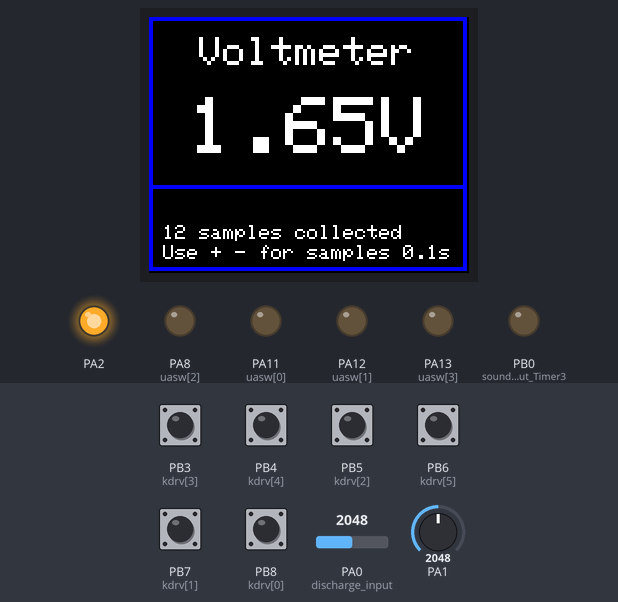
The sketch below on a simulated STM32 Blue Pill. Parts: 160×128 colour display, output pins drawn as LEDs (lit = HIGH). Inputs (shaded band) come from the test bench; at power-on: PB3 (kdrv[3]), PB4 (kdrv[4]), PB5 (kdrv[2]), PB6 (kdrv[5]), PB7 (kdrv[1]), PB8 (kdrv[0]) HIGH, PA0 (discharge_input) = 2048, PA1 = 2048.

Above: at 1.37 s.
1.4 s: PB5 (kdrv[2]) pulled LOW for 0.15 s
At 2.2 s:
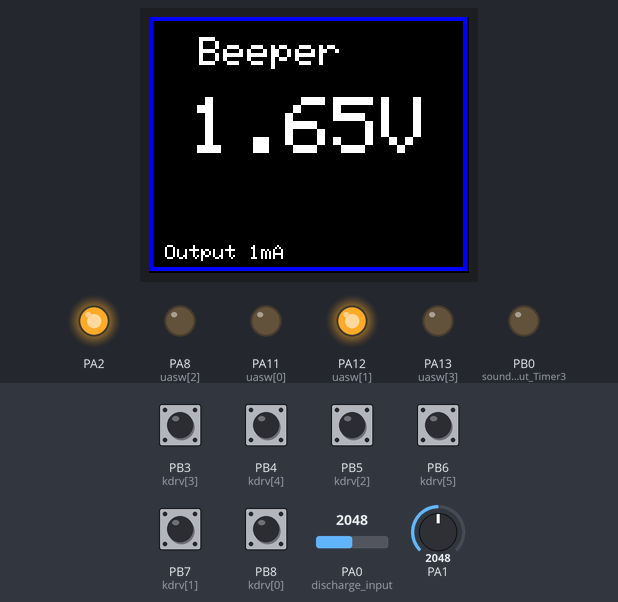
3.0 s: PB7 (kdrv[1]) pulled LOW for 0.15 s
At 3.25 s:
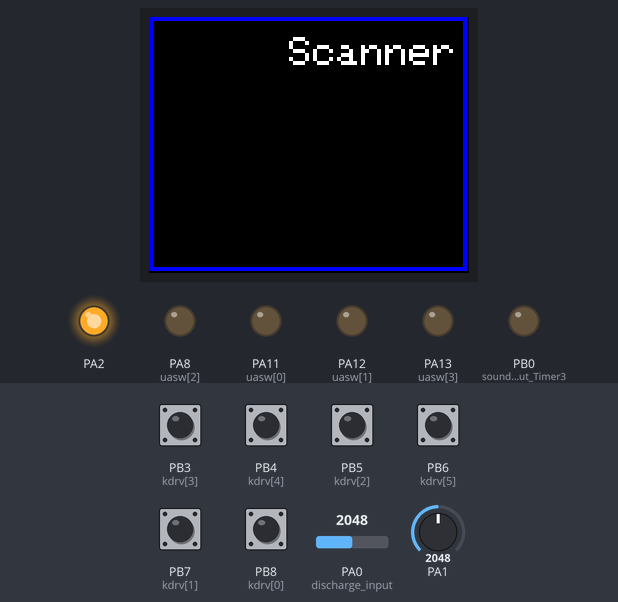
3.7 s: PB8 (kdrv[0]) pulled LOW for 0.15 s
At 4.8 s:
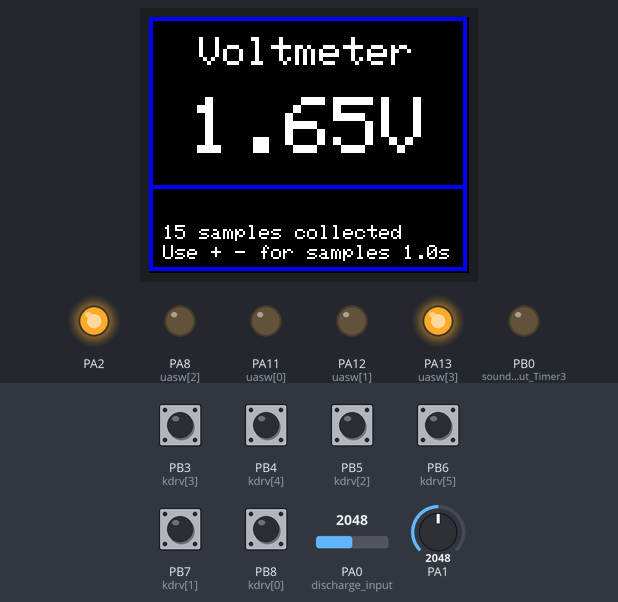
6.5 s: PB3 (kdrv[3]) pulled LOW for 0.15 s
At 7.6 s:
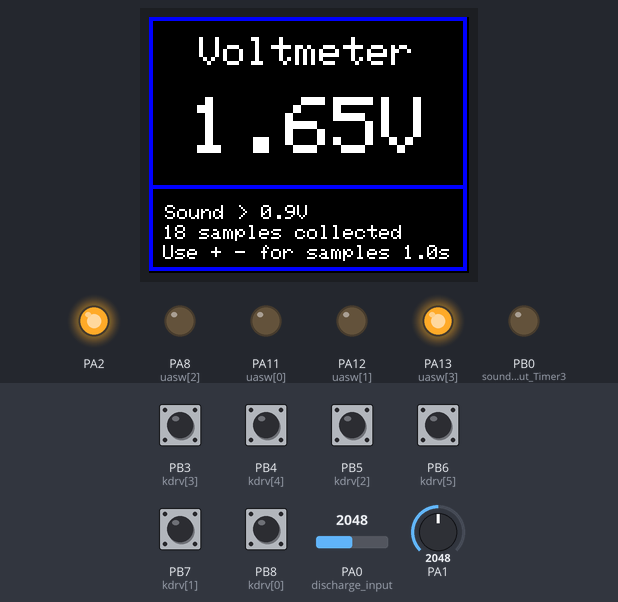
9.6 s: PB4 (kdrv[4]) pulled LOW for 0.15 s
At 10.4 s:
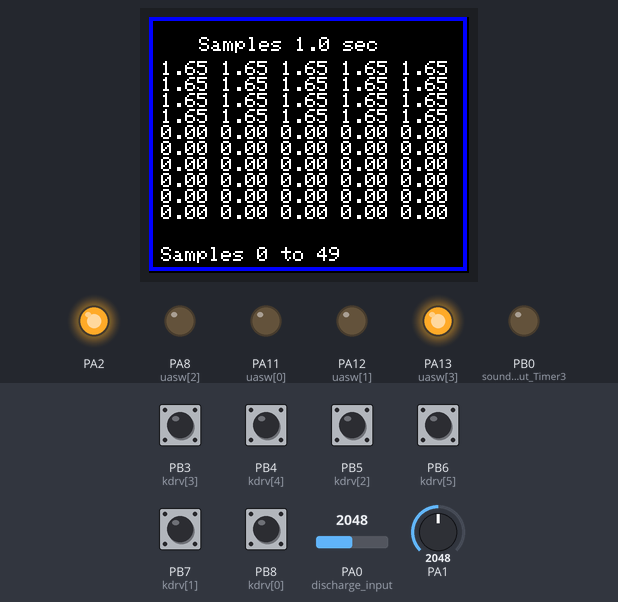
11.5 s: PB8 (kdrv[0]) pulled LOW for 1 s
At 12.3 s:
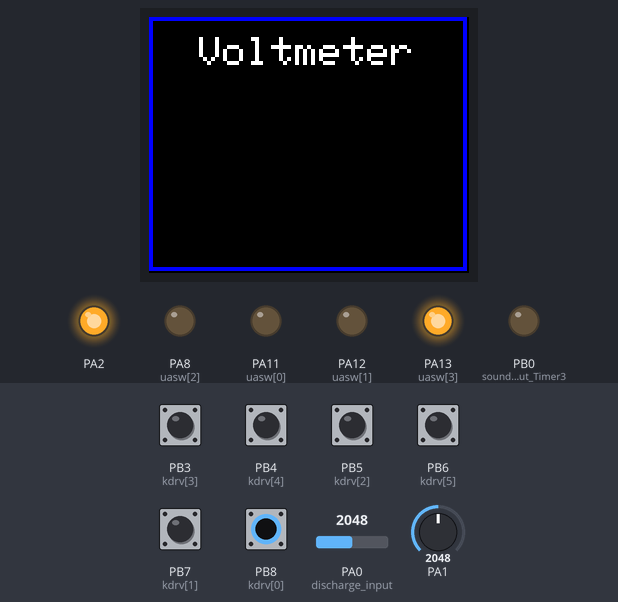
Timing chart, 0 to 14.1 s (numbered marks = the images above; inputs shaded):
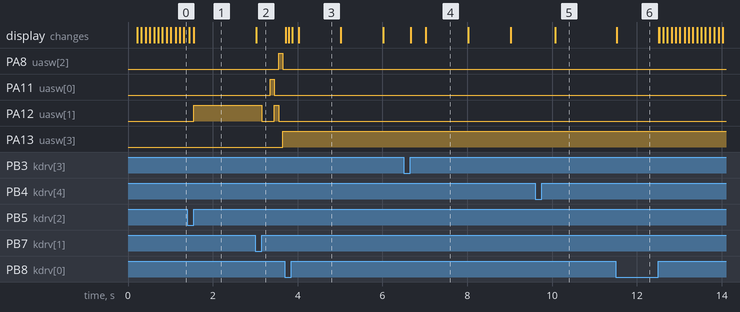

The sketch:

STM32_hexDVM.ino
```cpp
//STM32F103CBT6 (china copy GD103) ST7735 14 pin SPI 1.77"
//PA0 0-3300mV 100k series, 100nF to GND. PA1 divider 10M / 1M2, 100nF to GND
//PA2 connected to current mirror common base. when input, samples the ref V on resistors. When high output, disables the current mirror.
//100uA flows always (27.4k). PA11 200uA,PA12 900uA,PA8 2.9mA,PA13 9.9mA via mosfets

#include <Adafruit_GFX.h>
#include <Adafruit_ST7735.h>
#include <SPI.h>

#define TFT_CS     PB12
#define TFT_DC     PB13
#define TFT_RST    PC14

Adafruit_ST7735 tft = Adafruit_ST7735(TFT_CS, TFT_DC, TFT_RST);

byte kdrv[]={PB8,PB7,PB5,PB3,PB4,PB6};
//byte kbin[]={PB9,PB6,PB4,PC13};
byte uasw[]={PA11,PA12,PA8,PA13};
byte kbcod[]={'/','*','-','+','C','&','#','='};
float sample[3600],prev[8],vref=3.300,m ;   //vref is the 3.3V supply HT7333 measured w Fluke12;
unsigned int tim1,tim2,tim3,tim4=100,timout=6000;
byte scn=0xff, stat ,opr, hexopr=1,dvm =0; String txt[]={"DEC","HEX"};
String mA[]={"0.1m","0.3m","1.0m","3.0m","10mA"};
unsigned int op[2],num,sidx,tidx,nidx; // sample , tft index

int fr, freq[]={261,293,330,349,392,440,494}; //261,277,293,311,330,349,367,392,415,440,466,494}; //c c# d d# e f f# g g# a a# b c c# d d# e f f# g g# a a# b
byte x;
void setup(void) {
  disableDebugPorts();
  Serial.begin(9600);
  tft.initR(INITR_BLACKTAB);
  tft.setRotation(1);
  tft.setTextColor(ST7735_WHITE,ST7735_BLACK);
  for (byte i=0; i<6; i++) pinMode(kdrv[i],INPUT_PULLUP);
  //for (byte i=0; i<4; i++) pinMode(kbin[i],INPUT_PULLUP);
  //pinMode(PB14,INPUT_PULLUP);  //power switch position
  for (byte i=0; i<4; i++) pinMode(uasw[i],OUTPUT);
  pinMode(PA2,OUTPUT); digitalWrite(PA2,HIGH);tft.fillScreen(ST7735_BLACK);
  pinMode(PA0, INPUT_ANALOG); pinMode(PA1, INPUT_ANALOG);
   /*
    Timer4.setPeriod(32000); Timer4.setPrescaleFactor(100);
    Timer4.setMode(TIMER_CH1,TIMER_OUTPUTCOMPARE);
    Timer4.setCompare(TIMER_CH1, 1);
    Timer4.attachInterrupt(TIMER_CH1,handler);
    Timer4.refresh();
    //Timer4.resume();
    Timer4.pause();
    */
  pinMode(PB0, PWM);  //sound output Timer3
  Timer3.setPrescaleFactor(1000);    //72Mhz divider
  Timer3.pause();  dvmFrame(0);
}

void loop() {
                      // stat 0x00-0x0f dvm ; 0x10-0x1f beeper ; 0x20-0x2f scanner
if (scn !=0xff) { byte r=scan();
                    //Serial.println(r);
                    if (r==0) {dvmFrame(r);stat = 0x00; if (tim4 == 100) tim4=1000; else tim4=100; } //voltmeter
                    if (r==2) {dvmFrame(r);stat = 0x10;} //beeper
                    if (r==1) {dvmFrame(r);stat = 0x20;} //scanner
                    if (r==3) {            if (stat == 0x00) {stat |= 0x02; stat &=~0x04;Timer3.resume(); tim1 = millis()+timout;}
                                      else if (stat == 0x02) {stat |= 0x04; stat &=~0x02;Timer3.resume(); tim1 = millis()+timout;}
                                      else if (stat == 0x04) {stat &= ~0x06; Timer3.pause();} //sound off
                                   }
                    if (r==4) {if (stat&0x08) {stat &= ~0x08;tft.setCursor(8,90); tft.fillRect(7,90,115,30,ST7735_BLACK);}
                                else stat |= 0x08; nidx=sidx;}
                    if (r==5) {sidx =0; }

                    while(scan() != 0xff); }


if ((stat & 0xf0) == 0x00) { //============================ Voltmeter ================================

  pinMode(PA2,OUTPUT); digitalWrite(PA2,HIGH); tft.setCursor(10,45); m= analogRead(PA0);
  if (m>4090) {stat |=0x01; tim2=millis()+timout;} else if (millis()> tim2) stat &= ~0x01;
  if (tim2>millis()) {m=analogRead(PA1); m *= 11.2; m /=1.2;}
  m*= vref; m/=4095; tft.setCursor(20,40);tft.setTextSize(4); tft.print(m); tft.print('V');
  tft.drawLine(2,85,157,85,ST7735_BLUE);tft.drawLine(2,84,157,84,ST7735_BLUE);
  tft.setCursor(8,94); tft.setTextSize(1);
  if (stat & 0x04) tft.print("Sound on    "); else
  if (stat & 0x02) tft.print("Sound > 0.9V"); else
  if (!(stat & 0x06)) tft.print("            ");
  tft.setCursor(7,104); tft.print(sidx); tft.print(" samples collected   ");
  tft.setCursor(7,114); tft.print("Use + - for samples ");
  tft.print((float)tim4/1000,1);tft.print('s');//tft.print(stat);
  if (stat & 0x06) sound(); if (millis()>tim1) { Timer3.pause(); }
  if (m>0.2 && stat&0x06) {tim1  = millis()+ timout; Timer3.resume();}  //cycle = 31ms
  if (millis() > tim3) {tim3= tim4 * ((millis()/tim4)+1); //=======================tim4 loop 100ms,1s
  if (stat & 0x08) {
  dvmFrame(4); tft.print((float)tim4/1000,1); tft.print(" sec");
  while  (scan() != 0  ) { //wait for = sign
  if (nidx<50) nidx=50; tft.setCursor(6,22);
  for (byte i=50; i; i--) {tft.print(sample[nidx-i]); if ((i%5)==1) tft.println(); tft.print(' ');}
  tft.drawLine(0,0,0,120,ST7735_BLUE);tft.drawLine(1,0,1,120,ST7735_BLUE);
  tft.setCursor(6,115); tft.print("Samples "); tft.print(nidx-50); tft.print(" to ");tft.print(nidx-1); tft.print("   ");
     //while(scan() != 18 && scan() !=19) {if (scan() == 23) break;}
  while(scan() != 5 && scan() !=4 && scan() !=0 );  //react to + - = only
  if (scan() ==5 && nidx>50) nidx -=50;  if (scan() == 4 ) nidx +=50; if (nidx > 3600) nidx=3600;

  } //show table inner loop
  } //Table show exit, 0x08 flag reset when calling voltmeter menu

  sample[sidx]=m; sidx++;
  if (sidx > 3599) sidx=0;
  }  //tim4 loop 100ms,1s  //Serial.println(millis()-tim2); Serial.print(' '); tim2=millis();
  }

if ((stat & 0xf0) == 0x10) { //=========================== Beeper ====================================
       float m; pinMode(PA2,INPUT); digitalWrite(PA12,1);
       if (analogRead(0)> 4090) {m= analogRead(PA1); m *= 11.2; m /=1.2;} else m= analogRead(PA0);
       m*= vref; m/=4095;
       tft.setCursor(20,40);tft.setTextSize(4); tft.print(m); tft.print('V');
       if ( m < 0.1 ) {Timer3.resume(); sound();} else Timer3.pause();
  }

if ((stat & 0xf0) == 0x20) {//============================ Scanner ===================================
 Timer3.pause();
  pinMode(PA0,OUTPUT); digitalWrite(PA0,0); uamp(0); delay(100); pinMode(PA0,INPUT); //discharge input
  for (byte i=0; i<5; i++) {uamp(1+i);
             for  (byte i=0; i<10; i++) {delay(10); scn= scan(); if (scn !=0xff) break;}
             sample[i]= analogRead(PA0);  //delay and scan keyboard
             sample[i] = analogRead(PA0); sample[i] *= vref; sample[i]/=4095;}//graph
  tft.drawRect(0,0,159,127,ST7735_BLUE);tft.drawRect(1,1,157,125,ST7735_BLUE);
  tft.setTextSize(1); tft.setCursor(80,35); tft.print("mA-V  Graph");
  byte a=10;
  for (byte i=0; i<5; i++) {
    tft.fillCircle( i*a+15,125-prev[i]*40,3,ST7735_BLACK); prev[i]=sample[i];
    if (sample[i]<3.1) tft.fillCircle( i*a+15,125-sample[i]*40,3,ST7735_WHITE);
    tft.setCursor(80,110-i*14); tft.print(mA[i]);tft.print("  ");tft.print(sample[i],2);tft.print("V");

  }

  for (byte i=0; i<3; i++) for (byte j=0; j<56; j++) if (j % 4) tft.drawPixel(j, i*40+5 ,ST7735_BLUE);
  for (byte i=0; i<3; i++) { tft.setCursor(3, 113-i*40); tft.print(i);   } //dot line scale
  for (byte i=0; i<10; i++) {delay(50); scn= scan(); if (scn !=0xff) break;}
  }

 for  (byte i=0; i<10; i++) {
 if (stat & 0xf0) delay(5); //voltmeter = no delay
 scn= scan(); if (scn !=0xff) break;}
} //loop

/*
void handler (void)
  {
  digitalWrite(PA9,!digitalRead(PA9));
  byte sc =kbcod[scan()];
 }
*/

byte scan(void){
  byte i,j,r=0xff;
  for (i=0; i<6; i++) {if (digitalRead(kdrv[i])==0) r=i;}
  return(r);
  }

void dvmFrame(byte x){tft.fillScreen(ST7735_BLACK); tft.drawRect(0,0,159,127,ST7735_BLUE);tft.drawRect(1,1,157,125,ST7735_BLUE);
                tft.setTextSize(2); tft.setCursor(25,10);
                switch (x) {
                 case 0: { tft.print("Voltmeter"); break;}
                 case 2: { tft.print("Beeper"); tft.setTextSize(1);tft.setCursor(8,114); tft.print("Output 1mA"); break; }
                 case 1: { tft.setCursor(70,10);tft.print("Scanner"); break; }
                 case 4: {tft.setTextSize(1);tft.print("Samples "); break;}
      }
  }


  void uamp(byte u){
    //0=0, 1=100uA, 2=300uA, 3=1mA, 4=3mA, 5=10mA values
    if (u>5) u=5; if (u) pinMode(PA2,INPUT);
    for (byte i=0; i<4; i++) digitalWrite(uasw[i],0);
    switch (u) {
              case 0: { pinMode(PA2,OUTPUT); digitalWrite(PA2,HIGH); break;}
              case 1: { break; }
              default:{ digitalWrite(uasw[u-2],1); break; } //2 to 5 will be 0 to 3
      }
    }

void sound(void){

    int dcval=analogRead(PA1); dcval/=20;
    if ((stat & 0x04)) {
    if (dcval>21) dcval=21;
    if (dcval < 7) fr=freq[dcval]/2;
    if (dcval > 6 && dcval < 14) fr=freq[dcval % 7];
    if (dcval > 13 && dcval < 21) fr=freq[dcval % 7]*2;
    if (dcval > 20) fr=freq[dcval % 7]*4;
    }
    if (stat & 0x02){ if (dcval>5) fr=freq[4]*2; else fr=20000;}
    if ((stat & 0xf0) == 0x10) fr=freq[4]*2;
    fr= 9680*4/fr;
    Timer3.setOverflow(fr);  //timer overflow frequency
    pwmWrite(PB0,fr / 2);    //PWM 50%
  }
```

Measured:
- after the input at 1.4 s, PA12 (uasw[1]): LOW → HIGH after 0.15 s; the display: first changes at once (image 1 shows a later state)
- after the input at 3.0 s, PA8 (uasw[2]): LOW → HIGH after 0.55 s, → LOW 0.10 s later; PA11 (uasw[0]): LOW → HIGH after 0.35 s, → LOW 0.10 s later; PA12 (uasw[1]): HIGH → LOW after 0.15 s, → HIGH 0.30 s later, → LOW 0.10 s later; PA13 (uasw[3]): LOW → HIGH after 0.65 s; the display: changes at once (image 2)
- after the input at 3.7 s, PA8 (uasw[2]), PA11 (uasw[0]), PA12 (uasw[1]): stops changing and stays LOW; PA13 (uasw[3]): stops changing and stays HIGH; the display: first differs from a run without the input after 0.09 s (image 3 shows a later state)
- after the input at 6.5 s, the display: first changes after 0.16 s (image 4 shows a later state)
- after the input at 9.6 s, the display: changes after 0.47 s (image 5)
- after the input at 11.5 s, the display: changes at once (image 6)
